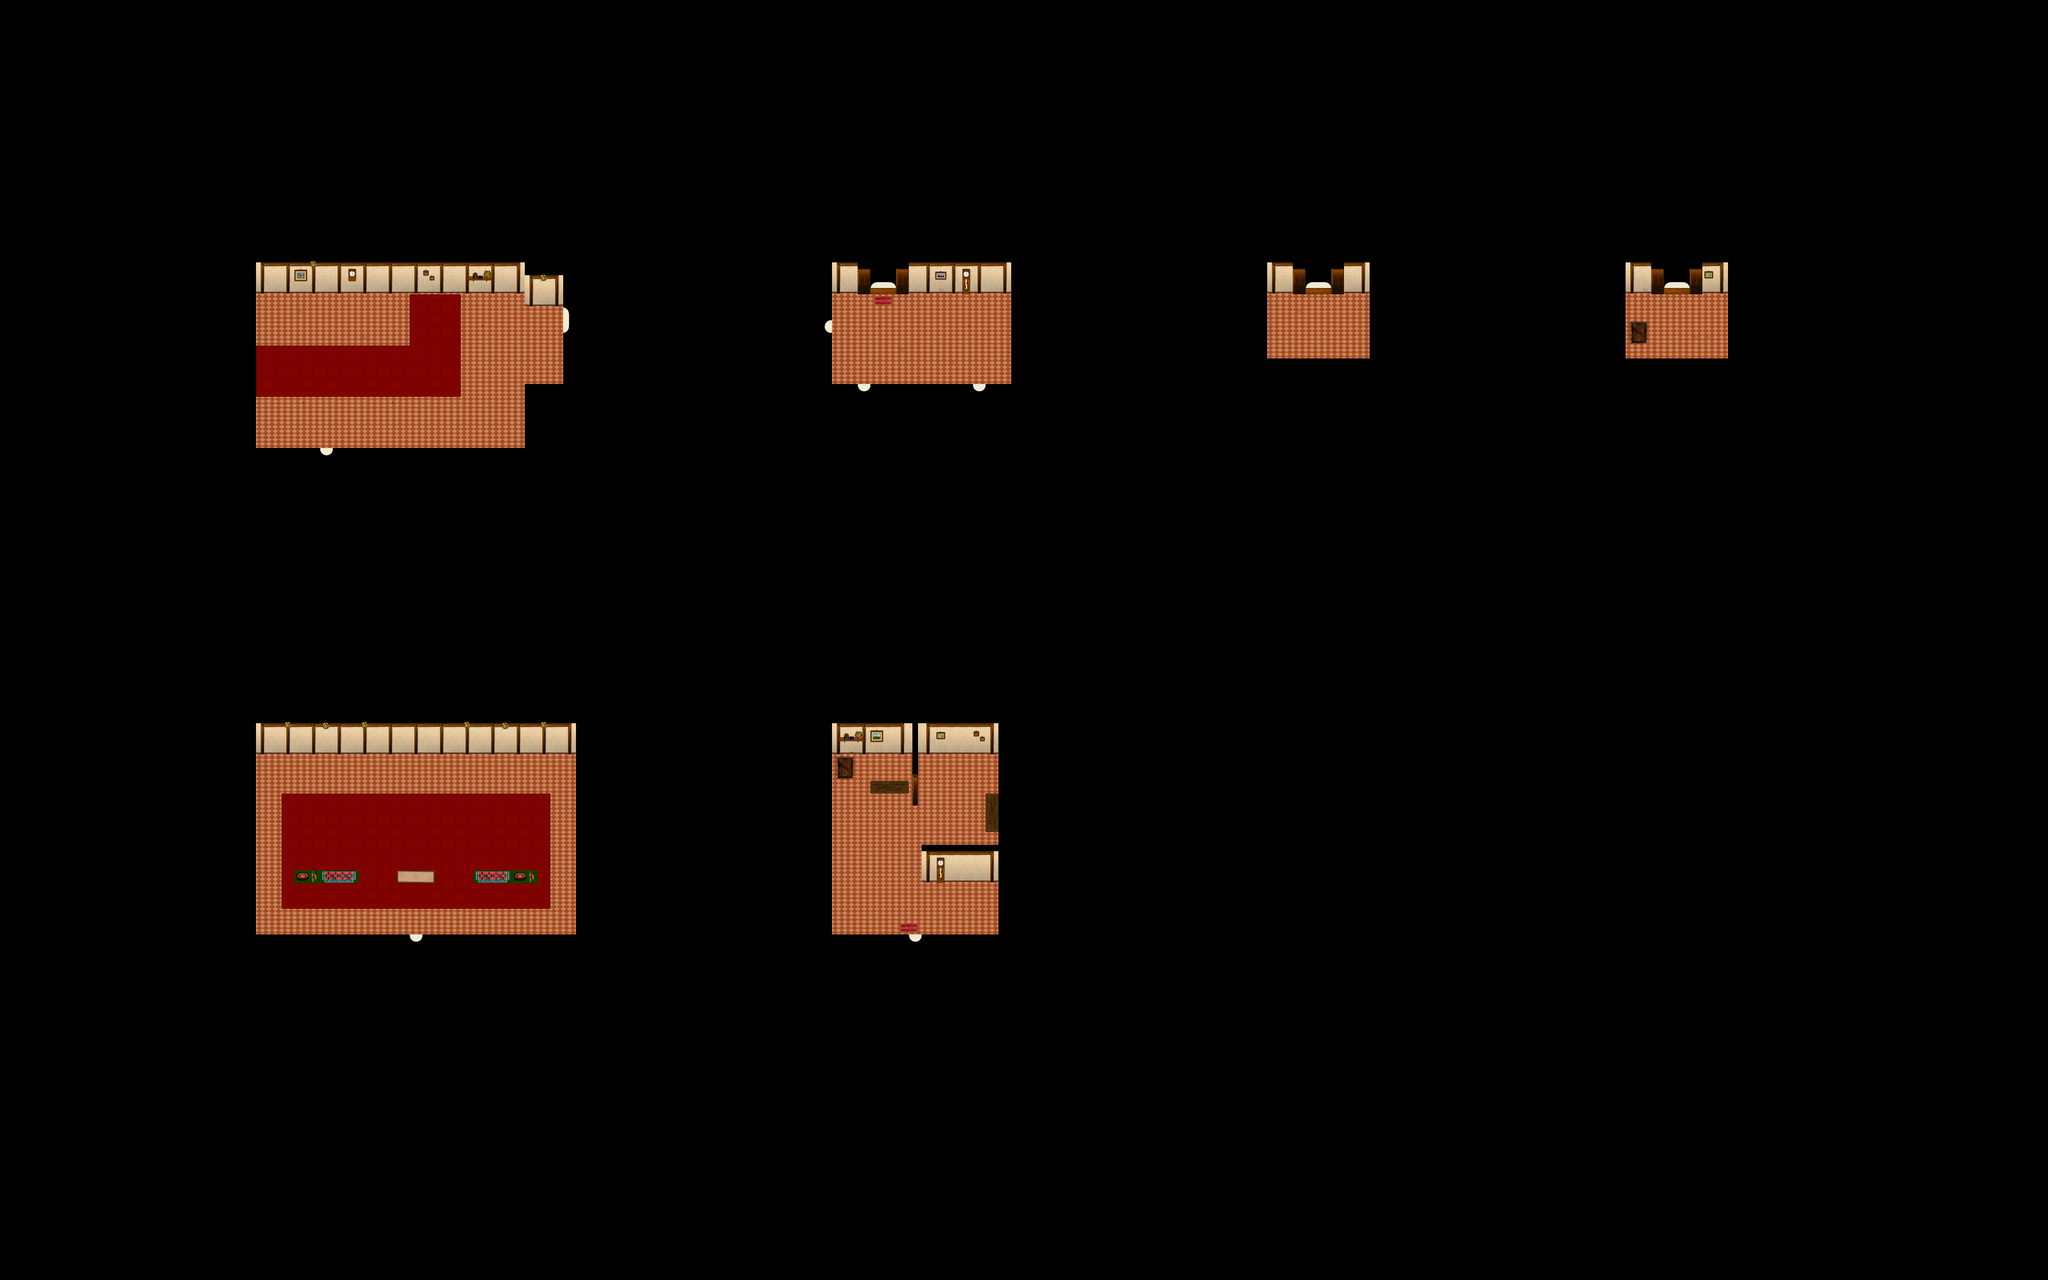

A 2D game scene composited from a Tiled map and its tileset images. What follows is a short description and the map's XML, with each tile layer's data collapsed to a summary:
An orthogonal 160x100 tile map with 32x32 px tiles, 1 tile layer (Ground), 3 hidden layers not drawn, 2 tilesets and 10 objects (10x WARP).

<map version="1.0" orientation="orthogonal" width="160" height="100" tilewidth="32" tileheight="32">
 <properties>
  <property name="music" value="The Mana World - Snow Village.ogg" />
  <property name="name" value="Tulimshar" />
 </properties>
 <tileset firstgid="1" name="INN Tilleset" tilewidth="32" tileheight="32">
  <image source="../graphics/tiles/inn.png" width="512" height="512" />
 </tileset>
 <tileset firstgid="257" name="Collision" tilewidth="32" tileheight="32">
  <image source="../graphics/tiles/collision.png" width="64" height="32" />
 </tileset>
 <layer name="Ground" width="160" height="100">
  <data>[16000 cells, 16000 non-empty, 71 distinct tile ids]</data>
 </layer>
 <layer name="Fringe" width="160" height="100" visible="0">
  <data>[16000 cells, 324 non-empty, 122 distinct tile ids]</data>
 </layer>
 <layer name="Top" width="160" height="100" visible="0">
  <data>[16000 cells, 141 non-empty, 28 distinct tile ids]</data>
 </layer>
 <layer name="Collision" width="160" height="100" visible="0">
  <data>[16000 cells, 15205 non-empty, 1 distinct tile ids]</data>
 </layer>
 <objectgroup name="Objects" width="0" height="0" visible="0">
  <object name="ToOutside" type="WARP" x="800" y="1120" width="32" height="32">
   <properties>
    <property name="DEST_MAP" value="001-1" />
    <property name="DEST_X" value="1040" />
    <property name="DEST_Y" value="2320" />
   </properties>
  </object>
  <object name="To2ndFloor" type="WARP" x="1408" y="768" width="32" height="64">
   <properties>
    <property name="DEST_MAP" value="001-2" />
    <property name="DEST_X" value="2096" />
    <property name="DEST_Y" value="816" />
   </properties>
  </object>
  <object name="To1stFloor" type="WARP" x="2048" y="800" width="32" height="32">
   <properties>
    <property name="DEST_MAP" value="001-2" />
    <property name="DEST_X" value="1360" />
    <property name="DEST_Y" value="816" />
   </properties>
  </object>
  <object name="ToBedroom" type="WARP" x="2144" y="960" width="32" height="32">
   <properties>
    <property name="DEST_MAP" value="001-2" />
    <property name="DEST_X" value="3280" />
    <property name="DEST_Y" value="752" />
   </properties>
  </object>
  <object name="ToDeposit" type="WARP" x="2432" y="960" width="32" height="32">
   <properties>
    <property name="DEST_MAP" value="001-2" />
    <property name="DEST_X" value="4176" />
    <property name="DEST_Y" value="752" />
   </properties>
  </object>
  <object name="ToCasino" type="WARP" x="2176" y="704" width="64" height="32">
   <properties>
    <property name="DEST_MAP" value="001-2" />
    <property name="DEST_X" value="1040" />
    <property name="DEST_Y" value="2320" />
   </properties>
  </object>
  <object name="To2ndFloor" type="WARP" x="3264" y="704" width="64" height="32">
   <properties>
    <property name="DEST_MAP" value="001-2" />
    <property name="DEST_X" value="2160" />
    <property name="DEST_Y" value="944" />
   </properties>
  </object>
  <object name="To2ndFloor" type="WARP" x="4160" y="704" width="64" height="32">
   <properties>
    <property name="DEST_MAP" value="001-2" />
    <property name="DEST_X" value="2448" />
    <property name="DEST_Y" value="944" />
   </properties>
  </object>
  <object name="To2ndFloor" type="WARP" x="1024" y="2336" width="32" height="32">
   <properties>
    <property name="DEST_MAP" value="001-2" />
    <property name="DEST_X" value="2192" />
    <property name="DEST_Y" value="752" />
   </properties>
  </object>
  <object name="ToOutdoor" type="WARP" x="2272" y="2336" width="32" height="32">
   <properties>
    <property name="DEST_MAP" value="001-1" />
    <property name="DEST_X" value="2416" />
    <property name="DEST_Y" value="1360" />
   </properties>
  </object>
 </objectgroup>
</map>
